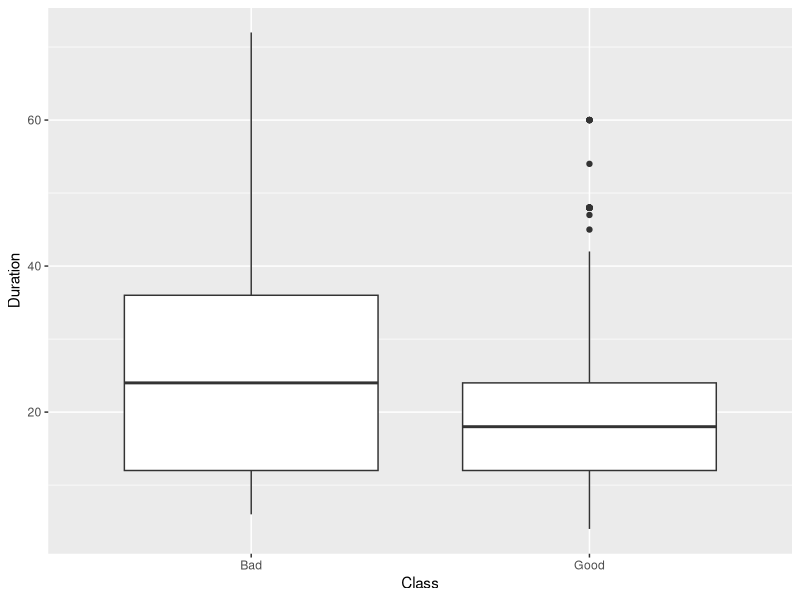
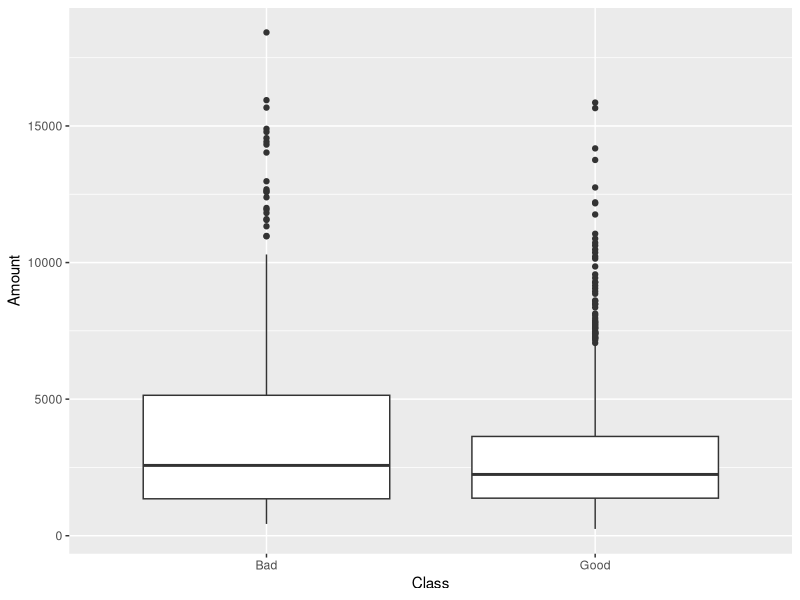
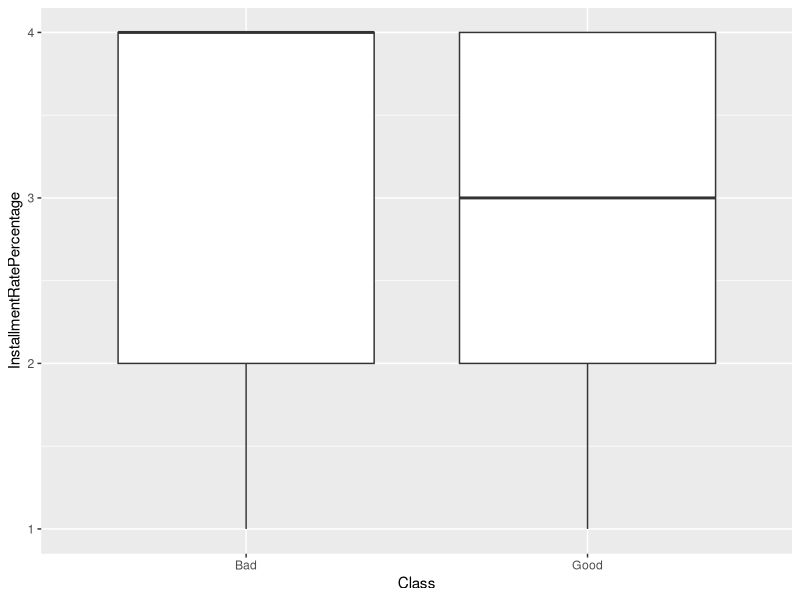
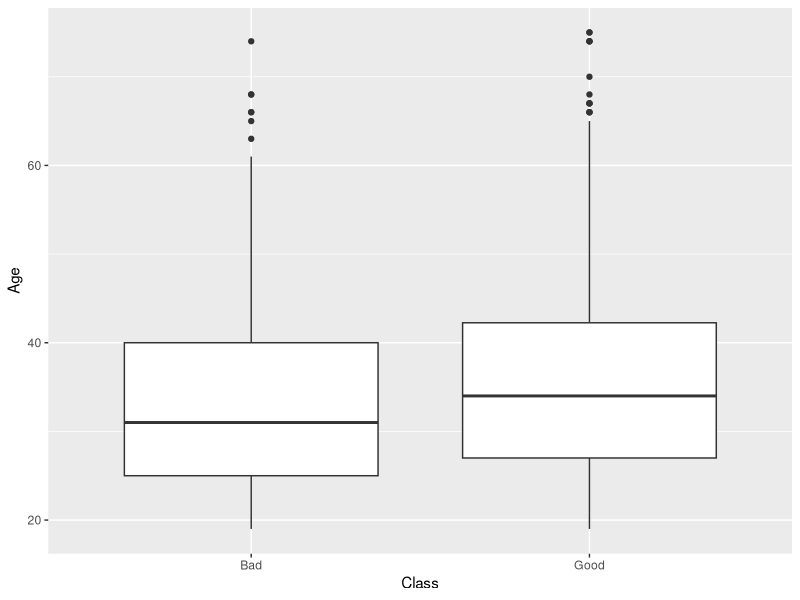
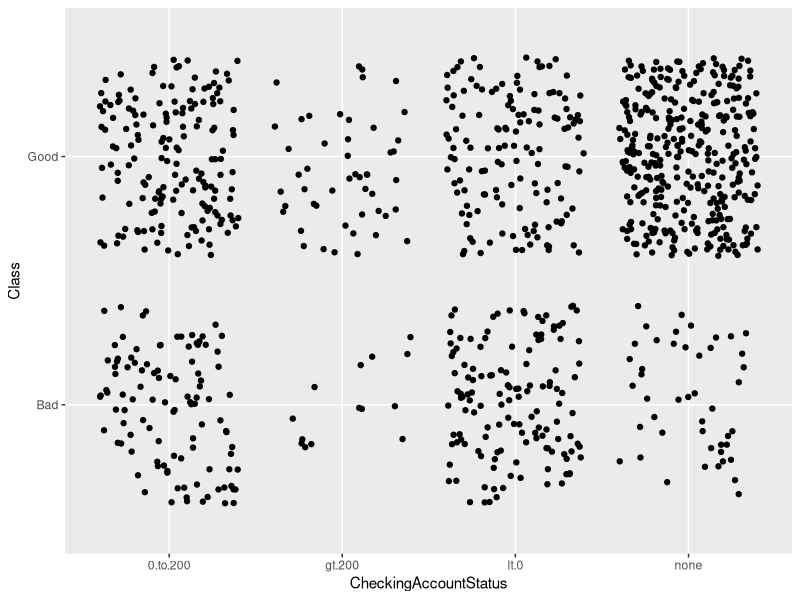
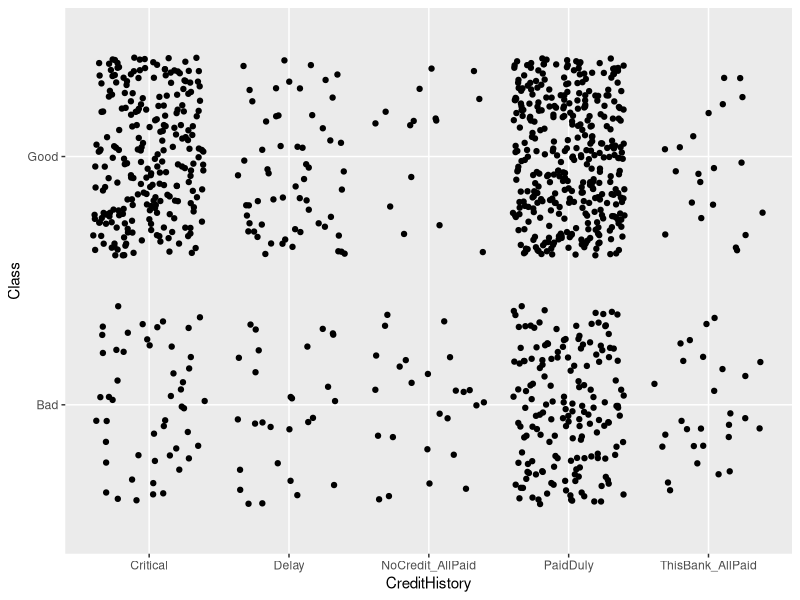
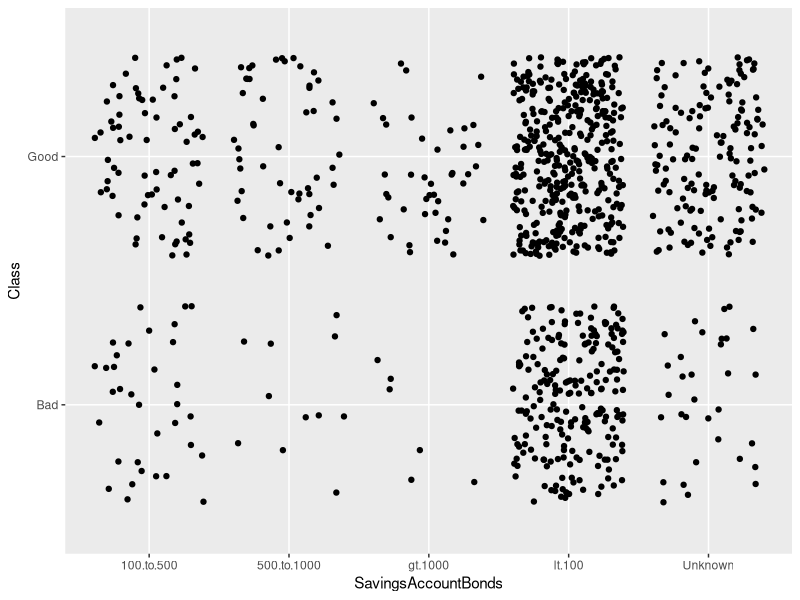
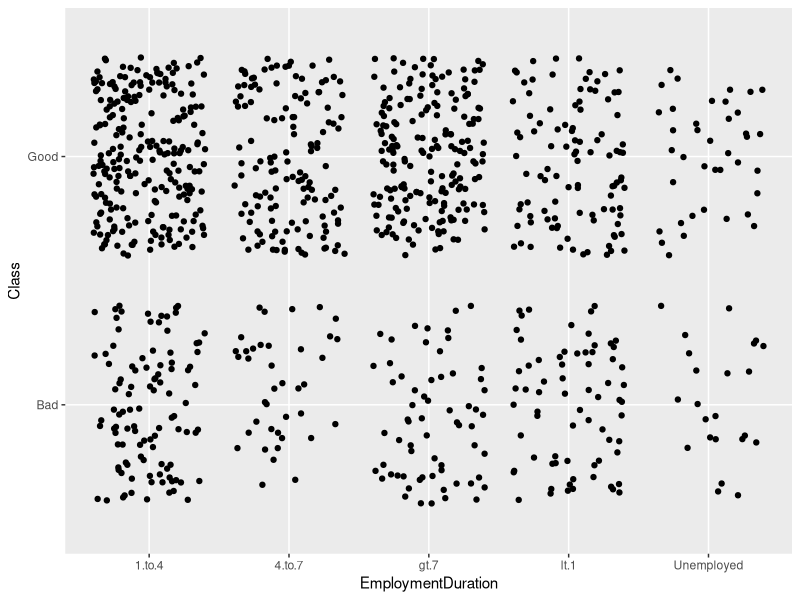

Generate these figures, in order, with R:
library(tidyverse)
library(caret)
data(GermanCredit)
GermanCredit <- as.tibble(GermanCredit)
GermanCredit <-
  select(
    GermanCredit,
    Duration,
    Amount,
    InstallmentRatePercentage,
    Age,
    Class,
    CheckingAccountStatus.lt.0,
    CheckingAccountStatus.0.to.200,
    CheckingAccountStatus.gt.200,
    CheckingAccountStatus.none,
    CreditHistory.NoCredit.AllPaid,
    CreditHistory.ThisBank.AllPaid,
    CreditHistory.PaidDuly,
    CreditHistory.Delay,
    CreditHistory.Critical,
    SavingsAccountBonds.lt.100,
    SavingsAccountBonds.100.to.500,
    SavingsAccountBonds.500.to.1000,
    SavingsAccountBonds.gt.1000,
    SavingsAccountBonds.Unknown,
    EmploymentDuration.lt.1,
    EmploymentDuration.1.to.4,
    EmploymentDuration.4.to.7,
    EmploymentDuration.gt.7,
    EmploymentDuration.Unemployed,
    Personal.Male.Divorced.Seperated,
    Personal.Female.NotSingle,
    Personal.Male.Single,
    Personal.Male.Married.Widowed,
    Personal.Female.Single,
    Housing.Rent,
    Housing.Own,
    Housing.ForFree
  )

ggplot(data = GermanCredit)+
  geom_boxplot(mapping = aes(x = Class, y = Duration))
ggsave("duration.jpg")

ggplot(data = GermanCredit)+
  geom_boxplot(mapping = aes(x = Class, y = Amount))
ggsave("Amount.jpg")

ggplot(data = GermanCredit)+
  geom_boxplot(mapping = aes(x = Class, y = InstallmentRatePercentage))
ggsave("InstallmentRatePercentage.jpg")

ggplot(data = GermanCredit)+
  geom_boxplot(mapping = aes(x = Class, y = Age))
ggsave("Age.jpg")

GermanCredit <- mutate(GermanCredit, 
                       CheckingAccountStatus = 
                         as.factor(ifelse(GermanCredit$CheckingAccountStatus.lt.0 > 0, "lt.0", 
                                   ifelse(GermanCredit$CheckingAccountStatus.0.to.200 > 0, "0.to.200",
                                   ifelse(GermanCredit$CheckingAccountStatus.gt.200 > 0, "gt.200", 
                                   ifelse(GermanCredit$CheckingAccountStatus.none > 0, "none","none"))))))
ggplot(data = GermanCredit, mapping = aes(x = CheckingAccountStatus, y = Class)) + geom_jitter()
ggsave("CheckingAccountStatus.jpg")

GermanCredit <- mutate(GermanCredit,
                       CreditHistory = 
                         as.factor(ifelse(GermanCredit$CreditHistory.Critical > 0, "Critical", 
                                   ifelse(GermanCredit$CreditHistory.Delay > 0, "Delay", 
                                   ifelse(GermanCredit$CreditHistory.NoCredit.AllPaid > 0, "NoCredit_AllPaid", 
                                   ifelse(GermanCredit$CreditHistory.PaidDuly > 0, "PaidDuly",
                                   ifelse(GermanCredit$CreditHistory.ThisBank.AllPaid > 0, "ThisBank_AllPaid", "none")))))))
ggplot(data = GermanCredit, mapping = aes(x = CreditHistory, y = Class)) + geom_jitter()
ggsave("CreditHistory.jpg")

GermanCredit <- mutate(GermanCredit,
                       SavingsAccountBonds = 
                         as.factor(ifelse(GermanCredit$SavingsAccountBonds.lt.100 > 0, "lt.100", 
                                   ifelse(GermanCredit$SavingsAccountBonds.100.to.500 > 0, "100.to.500", 
                                   ifelse(GermanCredit$SavingsAccountBonds.500.to.1000 > 0, "500.to.1000", 
                                   ifelse(GermanCredit$SavingsAccountBonds.gt.1000 > 0, "gt.1000",
                                   ifelse(GermanCredit$SavingsAccountBonds.Unknown > 0, "Unknown", "none")))))))
ggplot(data = GermanCredit, mapping = aes(x = SavingsAccountBonds, y = Class)) + geom_jitter()
ggsave("SavingsAccountBonds.jpg")

GermanCredit <- mutate(GermanCredit,
                       EmploymentDuration = 
                         as.factor(ifelse(GermanCredit$EmploymentDuration.lt.1 > 0, "lt.1", 
                                   ifelse(GermanCredit$EmploymentDuration.1.to.4 > 0, "1.to.4", 
                                   ifelse(GermanCredit$EmploymentDuration.4.to.7 > 0, "4.to.7", 
                                   ifelse(GermanCredit$EmploymentDuration.gt.7 > 0, "gt.7",
                                   ifelse(GermanCredit$EmploymentDuration.Unemployed > 0, "Unemployed", "none")))))))
ggplot(data = GermanCredit, mapping = aes(x = EmploymentDuration, y = Class)) + geom_jitter()
ggsave("EmploymentDuration.jpg")

GermanCredit <- mutate(GermanCredit,
                       Personal = 
                         as.factor(ifelse(GermanCredit$Personal.Male.Divorced.Seperated > 0, "Male.Divorced.Seperated", 
                                   ifelse(GermanCredit$Personal.Female.NotSingle > 0, "Female.NotSingle", 
                                   ifelse(GermanCredit$Personal.Male.Single > 0, "Male.Single", 
                                   ifelse(GermanCredit$Personal.Male.Married.Widowed > 0, "Male.Married.Widowed",
                                   ifelse(GermanCredit$Personal.Female.Single > 0, "Female.Single", "none")))))))
ggplot(data = GermanCredit, mapping = aes(x = Personal, y = Class)) + geom_jitter()
ggsave("Personal.jpg")

GermanCredit <- mutate(GermanCredit,
                       Housing = 
                         as.factor(ifelse(GermanCredit$Housing.Rent > 0, "Rent", 
                                   ifelse(GermanCredit$Housing.Own > 0, "Own",
                                   ifelse(GermanCredit$Housing.ForFree > 0, "ForFree", "none")))))
ggplot(data = GermanCredit, mapping = aes(x = Housing, y = Class)) + geom_jitter()
ggsave("Housing.jpg")


set.seed(121)
trainIndex <-
  createDataPartition(GermanCredit$Class,
                      p = 0.8,
                      list = FALSE,
                      times = 1)
germanTrain <- GermanCredit[trainIndex, ]
germanTest <- GermanCredit[-trainIndex, ]
scaler <- preProcess(germanTrain, method = c("center", "scale"))
germanTrain <- predict(scaler, germanTrain)
germanTest <- predict(scaler, germanTest)

knnmodel_Duration <-
  train(Class ~ Duration, data = germanTrain, method = "knn")
germanTestPredictions_Duration <-
  predict(knnmodel_Duration, germanTest)
confusionMatrix(germanTestPredictions_Duration, germanTest$Class)

knnmodel_Amount <-
  train(Class ~ Amount, data = germanTrain, method = "knn")
germanTestPredictions_Amount <-
  predict(knnmodel_Amount, germanTest)
confusionMatrix(germanTestPredictions_Amount, germanTest$Class)

knnmodel_InstallmentRatePercentage <-
  train(Class ~ InstallmentRatePercentage,
        data = germanTrain,
        method = "knn")
germanTestPredictions_InstallmentRatePercentage <-
  predict(knnmodel_InstallmentRatePercentage, germanTest)
confusionMatrix(germanTestPredictions_InstallmentRatePercentage,
                germanTest$Class)

knnmodel_Age <-
  train(Class ~ Age, data = germanTrain, method = "knn")
germanTestPredictions_Age <- predict(knnmodel_Age, germanTest)
confusionMatrix(germanTestPredictions_Age, germanTest$Class)

knnmodel_CheckingAccountStatus <-
  train(
    Class ~ CheckingAccountStatus.lt.0 +
      CheckingAccountStatus.0.to.200 +
      CheckingAccountStatus.gt.200 +
      CheckingAccountStatus.none,
    data = germanTrain,
    method = "knn"
  )
germanTestPredictions_CheckingAccountStatus <-
  predict(knnmodel_CheckingAccountStatus, germanTest)
confusionMatrix(germanTestPredictions_CheckingAccountStatus,
                germanTest$Class)

knnmodel_CreditHistory <-
  train(
    Class ~ CreditHistory.NoCredit.AllPaid +
      CreditHistory.ThisBank.AllPaid +
      CreditHistory.PaidDuly +
      CreditHistory.Delay +
      CreditHistory.Critical,
    data = germanTrain,
    method = "knn"
  )
germanTestPredictions_CreditHistory <-
  predict(knnmodel_CreditHistory, germanTest)
confusionMatrix(germanTestPredictions_CreditHistory, germanTest$Class)

knnmodel_SavingsAccountBonds <-
  train(
    Class ~ SavingsAccountBonds.lt.100 +
      SavingsAccountBonds.100.to.500 +
      SavingsAccountBonds.500.to.1000 +
      SavingsAccountBonds.gt.1000 +
      SavingsAccountBonds.Unknown,
    data = germanTrain,
    method = "knn"
  )
germanTestPredictions_SavingsAccountBonds <-
  predict(knnmodel_SavingsAccountBonds, germanTest)
confusionMatrix(germanTestPredictions_SavingsAccountBonds, germanTest$Class)

knnmodel_EmploymentDuration <-
  train(
    Class ~ EmploymentDuration.lt.1 +
      EmploymentDuration.1.to.4 +
      EmploymentDuration.4.to.7 +
      EmploymentDuration.gt.7 +
      EmploymentDuration.Unemployed,
    data = germanTrain,
    method = "knn"
  )
germanTestPredictions_EmploymentDuration <-
  predict(knnmodel_EmploymentDuration, germanTest)
confusionMatrix(germanTestPredictions_EmploymentDuration, germanTest$Class)

knnmodel_Personal <- train(
  Class ~ Personal.Male.Divorced.Seperated +
    Personal.Female.NotSingle +
    Personal.Male.Single +
    Personal.Male.Married.Widowed +
    Personal.Female.Single,
  data = germanTrain,
  method = "knn"
)
germanTestPredictions_Personal <-
  predict(knnmodel_Personal, germanTest)
confusionMatrix(germanTestPredictions_Personal, germanTest$Class)

knnmodel_Housing <- train(
  Class ~ Housing.Rent +
    Housing.Own +
    Housing.ForFree,
  data = germanTrain,
  method = "knn"
)
germanTestPredictions_Housing <-
  predict(knnmodel_Housing, germanTest)
confusionMatrix(germanTestPredictions_Housing, germanTest$Class)



#round 2


knnmodel_CreditHistory_Duration <-
  train(
    Class ~ CreditHistory.NoCredit.AllPaid +
      CreditHistory.ThisBank.AllPaid +
      CreditHistory.PaidDuly +
      CreditHistory.Delay +
      CreditHistory.Critical+
      Duration,
    data = germanTrain,
    method = "knn"
  )
germanTestPredictions_CreditHistory_Duration <-
  predict(knnmodel_CreditHistory_Duration, germanTest)
confusionMatrix(germanTestPredictions_CreditHistory_Duration, germanTest$Class)

knnmodel_CreditHistory_Amount <-
  train(
    Class ~ CreditHistory.NoCredit.AllPaid +
      CreditHistory.ThisBank.AllPaid +
      CreditHistory.PaidDuly +
      CreditHistory.Delay +
      CreditHistory.Critical+
      Amount,
    data = germanTrain,
    method = "knn"
  )
germanTestPredictions_CreditHistory_Amount <-
  predict(knnmodel_CreditHistory_Amount, germanTest)
confusionMatrix(germanTestPredictions_CreditHistory_Amount, germanTest$Class)

knnmodel_CreditHistory_InstallmentRatePercentage <-
  train(
    Class ~ CreditHistory.NoCredit.AllPaid +
      CreditHistory.ThisBank.AllPaid +
      CreditHistory.PaidDuly +
      CreditHistory.Delay +
      CreditHistory.Critical+
      InstallmentRatePercentage,
    data = germanTrain,
    method = "knn"
  )
germanTestPredictions_CreditHistory_InstallmentRatePercentage <-
  predict(knnmodel_CreditHistory_InstallmentRatePercentage, germanTest)
confusionMatrix(germanTestPredictions_CreditHistory_InstallmentRatePercentage, germanTest$Class)

knnmodel_CreditHistory_Age <-
  train(
    Class ~ CreditHistory.NoCredit.AllPaid +
      CreditHistory.ThisBank.AllPaid +
      CreditHistory.PaidDuly +
      CreditHistory.Delay +
      CreditHistory.Critical+
      Age,
    data = germanTrain,
    method = "knn"
  )
germanTestPredictions_CreditHistory_Age <-
  predict(knnmodel_CreditHistory_Age, germanTest)
confusionMatrix(germanTestPredictions_CreditHistory_Age, germanTest$Class)

knnmodel_CreditHistory_CheckingAccountStatus <-
  train(
    Class ~ CreditHistory.NoCredit.AllPaid +
      CreditHistory.ThisBank.AllPaid +
      CreditHistory.PaidDuly +
      CreditHistory.Delay +
      CreditHistory.Critical+
      CheckingAccountStatus.lt.0 +
      CheckingAccountStatus.0.to.200 +
      CheckingAccountStatus.gt.200 +
      CheckingAccountStatus.none,
    data = germanTrain,
    method = "knn"
  )
germanTestPredictions_CreditHistory_CheckingAccountStatus <-
  predict(knnmodel_CreditHistory_CheckingAccountStatus, germanTest)
confusionMatrix(germanTestPredictions_CreditHistory_CheckingAccountStatus, germanTest$Class)

knnmodel_CreditHistory_SavingsAccountBonds <-
  train(
    Class ~ CreditHistory.NoCredit.AllPaid +
      CreditHistory.ThisBank.AllPaid +
      CreditHistory.PaidDuly +
      CreditHistory.Delay +
      CreditHistory.Critical+
      SavingsAccountBonds.lt.100 +
      SavingsAccountBonds.100.to.500 +
      SavingsAccountBonds.500.to.1000 +
      SavingsAccountBonds.gt.1000 +
      SavingsAccountBonds.Unknown,
    data = germanTrain,
    method = "knn"
  )
germanTestPredictions_CreditHistory_SavingsAccountBonds <-
  predict(knnmodel_CreditHistory_SavingsAccountBonds, germanTest)
confusionMatrix(germanTestPredictions_CreditHistory_SavingsAccountBonds, germanTest$Class)

knnmodel_CreditHistory_EmploymentDuration <-
  train(
    Class ~ CreditHistory.NoCredit.AllPaid +
      CreditHistory.ThisBank.AllPaid +
      CreditHistory.PaidDuly +
      CreditHistory.Delay +
      CreditHistory.Critical+
      EmploymentDuration.lt.1 +
      EmploymentDuration.1.to.4 +
      EmploymentDuration.4.to.7 +
      EmploymentDuration.gt.7 +
      EmploymentDuration.Unemployed,
    data = germanTrain,
    method = "knn"
  )
germanTestPredictions_CreditHistory_EmploymentDuration <-
  predict(knnmodel_CreditHistory_EmploymentDuration, germanTest)
confusionMatrix(germanTestPredictions_CreditHistory_EmploymentDuration, germanTest$Class)

knnmodel_CreditHistory_Personal <-
  train(
    Class ~ CreditHistory.NoCredit.AllPaid +
      CreditHistory.ThisBank.AllPaid +
      CreditHistory.PaidDuly +
      CreditHistory.Delay +
      CreditHistory.Critical+
      Personal.Male.Divorced.Seperated +
      Personal.Female.NotSingle +
      Personal.Male.Single +
      Personal.Male.Married.Widowed +
      Personal.Female.Single,
    data = germanTrain,
    method = "knn"
  )
germanTestPredictions_CreditHistory_Personal <-
  predict(knnmodel_CreditHistory_Personal, germanTest)
confusionMatrix(germanTestPredictions_CreditHistory_Personal, germanTest$Class)

knnmodel_CreditHistory_Housing <-
  train(
    Class ~ CreditHistory.NoCredit.AllPaid +
      CreditHistory.ThisBank.AllPaid +
      CreditHistory.PaidDuly +
      CreditHistory.Delay +
      CreditHistory.Critical+
      Housing.Rent +
      Housing.Own +
      Housing.ForFree,
    data = germanTrain,
    method = "knn"
  )
germanTestPredictions_CreditHistory_Housing <-
  predict(knnmodel_CreditHistory_Housing, germanTest)
confusionMatrix(germanTestPredictions_CreditHistory_Housing, germanTest$Class)


#Round 3

knnmodel_CreditHistory_CheckingAccountStatus_Duration <-
  train(
    Class ~ CreditHistory.NoCredit.AllPaid +
      CreditHistory.ThisBank.AllPaid +
      CreditHistory.PaidDuly +
      CreditHistory.Delay +
      CreditHistory.Critical+
      CheckingAccountStatus.lt.0 +
      CheckingAccountStatus.0.to.200 +
      CheckingAccountStatus.gt.200 +
      CheckingAccountStatus.none+
      Duration,
    data = germanTrain,
    method = "knn"
  )
germanTestPredictions_CreditHistory_CheckingAccountStatus_Duration <-
  predict(knnmodel_CreditHistory_CheckingAccountStatus_Duration, germanTest)
confusionMatrix(germanTestPredictions_CreditHistory_CheckingAccountStatus_Duration, germanTest$Class)

knnmodel_CreditHistory_CheckingAccountStatus_Amount <-
  train(
    Class ~ CreditHistory.NoCredit.AllPaid +
      CreditHistory.ThisBank.AllPaid +
      CreditHistory.PaidDuly +
      CreditHistory.Delay +
      CreditHistory.Critical+
      CheckingAccountStatus.lt.0 +
      CheckingAccountStatus.0.to.200 +
      CheckingAccountStatus.gt.200 +
      CheckingAccountStatus.none+
      Amount,
    data = germanTrain,
    method = "knn"
  )
germanTestPredictions_CreditHistory_CheckingAccountStatus_Amount <-
  predict(knnmodel_CreditHistory_CheckingAccountStatus_Amount, germanTest)
confusionMatrix(germanTestPredictions_CreditHistory_CheckingAccountStatus_Amount, germanTest$Class)

knnmodel_CreditHistory_CheckingAccountStatus_InstallmentRatePercentage <-
  train(
    Class ~ CreditHistory.NoCredit.AllPaid +
      CreditHistory.ThisBank.AllPaid +
      CreditHistory.PaidDuly +
      CreditHistory.Delay +
      CreditHistory.Critical+
      CheckingAccountStatus.lt.0 +
      CheckingAccountStatus.0.to.200 +
      CheckingAccountStatus.gt.200 +
      CheckingAccountStatus.none+
      InstallmentRatePercentage,
    data = germanTrain,
    method = "knn"
  )
germanTestPredictions_CreditHistory_CheckingAccountStatus_InstallmentRatePercentage <-
  predict(knnmodel_CreditHistory_CheckingAccountStatus_InstallmentRatePercentage, germanTest)
confusionMatrix(germanTestPredictions_CreditHistory_CheckingAccountStatus_InstallmentRatePercentage, germanTest$Class)

knnmodel_CreditHistory_CheckingAccountStatus_Age <-
  train(
    Class ~ CreditHistory.NoCredit.AllPaid +
      CreditHistory.ThisBank.AllPaid +
      CreditHistory.PaidDuly +
      CreditHistory.Delay +
      CreditHistory.Critical+
      CheckingAccountStatus.lt.0 +
      CheckingAccountStatus.0.to.200 +
      CheckingAccountStatus.gt.200 +
      CheckingAccountStatus.none+
      Age ,
    data = germanTrain,
    method = "knn"
  )
germanTestPredictions_CreditHistory_CheckingAccountStatus_Age  <-
  predict(knnmodel_CreditHistory_CheckingAccountStatus_Age , germanTest)
confusionMatrix(germanTestPredictions_CreditHistory_CheckingAccountStatus_Age , germanTest$Class)

knnmodel_CreditHistory_CheckingAccountStatus_SavingsAccountBonds <-
  train(
    Class ~ CreditHistory.NoCredit.AllPaid +
      CreditHistory.ThisBank.AllPaid +
      CreditHistory.PaidDuly +
      CreditHistory.Delay +
      CreditHistory.Critical+
      CheckingAccountStatus.lt.0 +
      CheckingAccountStatus.0.to.200 +
      CheckingAccountStatus.gt.200 +
      CheckingAccountStatus.none+
      SavingsAccountBonds.lt.100 +
      SavingsAccountBonds.100.to.500 +
      SavingsAccountBonds.500.to.1000 +
      SavingsAccountBonds.gt.1000 +
      SavingsAccountBonds.Unknown,
    data = germanTrain,
    method = "knn"
  )
germanTestPredictions_CreditHistory_CheckingAccountStatus_SavingsAccountBonds <-
  predict(knnmodel_CreditHistory_CheckingAccountStatus_SavingsAccountBonds, germanTest)
confusionMatrix(germanTestPredictions_CreditHistory_CheckingAccountStatus_SavingsAccountBonds, germanTest$Class)

knnmodel_CreditHistory_CheckingAccountStatus_EmploymentDuration<-
  train(
    Class ~ CreditHistory.NoCredit.AllPaid +
      CreditHistory.ThisBank.AllPaid +
      CreditHistory.PaidDuly +
      CreditHistory.Delay +
      CreditHistory.Critical+
      CheckingAccountStatus.lt.0 +
      CheckingAccountStatus.0.to.200 +
      CheckingAccountStatus.gt.200 +
      CheckingAccountStatus.none+
      EmploymentDuration.lt.1 +
      EmploymentDuration.1.to.4 +
      EmploymentDuration.4.to.7 +
      EmploymentDuration.gt.7 +
      EmploymentDuration.Unemployed,
    data = germanTrain,
    method = "knn"
  )
germanTestPredictions_CreditHistory_CheckingAccountStatus_EmploymentDuration <-
  predict(knnmodel_CreditHistory_CheckingAccountStatus_EmploymentDuration, germanTest)
confusionMatrix(germanTestPredictions_CreditHistory_CheckingAccountStatus_EmploymentDuration, germanTest$Class)

knnmodel_CreditHistory_CheckingAccountStatus_Personal<-
  train(
    Class ~ CreditHistory.NoCredit.AllPaid +
      CreditHistory.ThisBank.AllPaid +
      CreditHistory.PaidDuly +
      CreditHistory.Delay +
      CreditHistory.Critical+
      CheckingAccountStatus.lt.0 +
      CheckingAccountStatus.0.to.200 +
      CheckingAccountStatus.gt.200 +
      CheckingAccountStatus.none+
      Personal.Male.Divorced.Seperated +
      Personal.Female.NotSingle +
      Personal.Male.Single +
      Personal.Male.Married.Widowed +
      Personal.Female.Single,
    data = germanTrain,
    method = "knn"
  )
germanTestPredictions_CreditHistory_CheckingAccountStatus_Personal <-
  predict(knnmodel_CreditHistory_CheckingAccountStatus_Personal, germanTest)
confusionMatrix(germanTestPredictions_CreditHistory_CheckingAccountStatus_Personal, germanTest$Class)

knnmodel_CreditHistory_CheckingAccountStatus_Housing<-
  train(
    Class ~ CreditHistory.NoCredit.AllPaid +
      CreditHistory.ThisBank.AllPaid +
      CreditHistory.PaidDuly +
      CreditHistory.Delay +
      CreditHistory.Critical+
      CheckingAccountStatus.lt.0 +
      CheckingAccountStatus.0.to.200 +
      CheckingAccountStatus.gt.200 +
      CheckingAccountStatus.none+
      Housing.Rent +
      Housing.Own +
      Housing.ForFree,
    data = germanTrain,
    method = "knn"
  )
germanTestPredictions_CreditHistory_CheckingAccountStatus_Housing <-
  predict(knnmodel_CreditHistory_CheckingAccountStatus_Housing, germanTest)
confusionMatrix(germanTestPredictions_CreditHistory_CheckingAccountStatus_Housing, germanTest$Class)

#Round 4

knnmodel_CreditHistory_CheckingAccountStatus_SavingsAccountBonds_Duration <-
  train(
    Class ~ CreditHistory.NoCredit.AllPaid +
      CreditHistory.ThisBank.AllPaid +
      CreditHistory.PaidDuly +
      CreditHistory.Delay +
      CreditHistory.Critical+
      CheckingAccountStatus.lt.0 +
      CheckingAccountStatus.0.to.200 +
      CheckingAccountStatus.gt.200 +
      CheckingAccountStatus.none+
      SavingsAccountBonds.lt.100 +
      SavingsAccountBonds.100.to.500 +
      SavingsAccountBonds.500.to.1000 +
      SavingsAccountBonds.gt.1000 +
      SavingsAccountBonds.Unknown +
      Duration,
    data = germanTrain,
    method = "knn"
  )
germanTestPredictions_CreditHistory_CheckingAccountStatus_SavingsAccountBonds_Duration <-
  predict(knnmodel_CreditHistory_CheckingAccountStatus_SavingsAccountBonds_Duration, germanTest)
confusionMatrix(germanTestPredictions_CreditHistory_CheckingAccountStatus_SavingsAccountBonds_Duration, 
                germanTest$Class)

knnmodel_CreditHistory_CheckingAccountStatus_SavingsAccountBonds_Amount <-
  train(
    Class ~ CreditHistory.NoCredit.AllPaid +
      CreditHistory.ThisBank.AllPaid +
      CreditHistory.PaidDuly +
      CreditHistory.Delay +
      CreditHistory.Critical+
      CheckingAccountStatus.lt.0 +
      CheckingAccountStatus.0.to.200 +
      CheckingAccountStatus.gt.200 +
      CheckingAccountStatus.none+
      SavingsAccountBonds.lt.100 +
      SavingsAccountBonds.100.to.500 +
      SavingsAccountBonds.500.to.1000 +
      SavingsAccountBonds.gt.1000 +
      SavingsAccountBonds.Unknown +
      Amount,
    data = germanTrain,
    method = "knn"
  )
germanTestPredictions_CreditHistory_CheckingAccountStatus_SavingsAccountBonds_Amount <-
  predict(knnmodel_CreditHistory_CheckingAccountStatus_SavingsAccountBonds_Amount, germanTest)
confusionMatrix(germanTestPredictions_CreditHistory_CheckingAccountStatus_SavingsAccountBonds_Amount, 
                germanTest$Class)

knnmodel_CreditHistory_CheckingAccountStatus_SavingsAccountBonds_InstallmentRatePercentage <-
  train(
    Class ~ CreditHistory.NoCredit.AllPaid +
      CreditHistory.ThisBank.AllPaid +
      CreditHistory.PaidDuly +
      CreditHistory.Delay +
      CreditHistory.Critical+
      CheckingAccountStatus.lt.0 +
      CheckingAccountStatus.0.to.200 +
      CheckingAccountStatus.gt.200 +
      CheckingAccountStatus.none+
      SavingsAccountBonds.lt.100 +
      SavingsAccountBonds.100.to.500 +
      SavingsAccountBonds.500.to.1000 +
      SavingsAccountBonds.gt.1000 +
      SavingsAccountBonds.Unknown +
      InstallmentRatePercentage,
    data = germanTrain,
    method = "knn"
  )
germanTestPredictions_CreditHistory_CheckingAccountStatus_SavingsAccountBonds_InstallmentRatePercentage <-
  predict(knnmodel_CreditHistory_CheckingAccountStatus_SavingsAccountBonds_InstallmentRatePercentage, germanTest)
confusionMatrix(germanTestPredictions_CreditHistory_CheckingAccountStatus_SavingsAccountBonds_InstallmentRatePercentage, 
                germanTest$Class)

knnmodel_CreditHistory_CheckingAccountStatus_SavingsAccountBonds_Age <-
  train(
    Class ~ CreditHistory.NoCredit.AllPaid +
      CreditHistory.ThisBank.AllPaid +
      CreditHistory.PaidDuly +
      CreditHistory.Delay +
      CreditHistory.Critical+
      CheckingAccountStatus.lt.0 +
      CheckingAccountStatus.0.to.200 +
      CheckingAccountStatus.gt.200 +
      CheckingAccountStatus.none+
      SavingsAccountBonds.lt.100 +
      SavingsAccountBonds.100.to.500 +
      SavingsAccountBonds.500.to.1000 +
      SavingsAccountBonds.gt.1000 +
      SavingsAccountBonds.Unknown +
      Age,
    data = germanTrain,
    method = "knn"
  )
germanTestPredictions_CreditHistory_CheckingAccountStatus_SavingsAccountBonds_Age <-
  predict(knnmodel_CreditHistory_CheckingAccountStatus_SavingsAccountBonds_Age, germanTest)
confusionMatrix(germanTestPredictions_CreditHistory_CheckingAccountStatus_SavingsAccountBonds_Age, 
                germanTest$Class)


knnmodel_CreditHistory_CheckingAccountStatus_SavingsAccountBonds_EmploymentDuration <-
  train(
    Class ~ CreditHistory.NoCredit.AllPaid +
      CreditHistory.ThisBank.AllPaid +
      CreditHistory.PaidDuly +
      CreditHistory.Delay +
      CreditHistory.Critical+
      CheckingAccountStatus.lt.0 +
      CheckingAccountStatus.0.to.200 +
      CheckingAccountStatus.gt.200 +
      CheckingAccountStatus.none+
      SavingsAccountBonds.lt.100 +
      SavingsAccountBonds.100.to.500 +
      SavingsAccountBonds.500.to.1000 +
      SavingsAccountBonds.gt.1000 +
      SavingsAccountBonds.Unknown +
      EmploymentDuration.lt.1 +
      EmploymentDuration.1.to.4 +
      EmploymentDuration.4.to.7 +
      EmploymentDuration.gt.7 +
      EmploymentDuration.Unemployed,
    data = germanTrain,
    method = "knn"
  )
germanTestPredictions_CreditHistory_CheckingAccountStatus_SavingsAccountBonds_EmploymentDuration <-
  predict(knnmodel_CreditHistory_CheckingAccountStatus_SavingsAccountBonds_EmploymentDuration, germanTest)
confusionMatrix(germanTestPredictions_CreditHistory_CheckingAccountStatus_SavingsAccountBonds_EmploymentDuration, 
                germanTest$Class)

knnmodel_CreditHistory_CheckingAccountStatus_SavingsAccountBonds_Personal <-
  train(
    Class ~ CreditHistory.NoCredit.AllPaid +
      CreditHistory.ThisBank.AllPaid +
      CreditHistory.PaidDuly +
      CreditHistory.Delay +
      CreditHistory.Critical+
      CheckingAccountStatus.lt.0 +
      CheckingAccountStatus.0.to.200 +
      CheckingAccountStatus.gt.200 +
      CheckingAccountStatus.none+
      SavingsAccountBonds.lt.100 +
      SavingsAccountBonds.100.to.500 +
      SavingsAccountBonds.500.to.1000 +
      SavingsAccountBonds.gt.1000 +
      SavingsAccountBonds.Unknown +
      Personal.Male.Divorced.Seperated +
      Personal.Female.NotSingle +
      Personal.Male.Single +
      Personal.Male.Married.Widowed +
      Personal.Female.Single,
    data = germanTrain,
    method = "knn"
  )
germanTestPredictions_CreditHistory_CheckingAccountStatus_SavingsAccountBonds_Personal <-
  predict(knnmodel_CreditHistory_CheckingAccountStatus_SavingsAccountBonds_Personal, germanTest)
confusionMatrix(germanTestPredictions_CreditHistory_CheckingAccountStatus_SavingsAccountBonds_Personal, 
                germanTest$Class)

knnmodel_CreditHistory_CheckingAccountStatus_SavingsAccountBonds_Housing <-
  train(
    Class ~ CreditHistory.NoCredit.AllPaid +
      CreditHistory.ThisBank.AllPaid +
      CreditHistory.PaidDuly +
      CreditHistory.Delay +
      CreditHistory.Critical+
      CheckingAccountStatus.lt.0 +
      CheckingAccountStatus.0.to.200 +
      CheckingAccountStatus.gt.200 +
      CheckingAccountStatus.none+
      SavingsAccountBonds.lt.100 +
      SavingsAccountBonds.100.to.500 +
      SavingsAccountBonds.500.to.1000 +
      SavingsAccountBonds.gt.1000 +
      SavingsAccountBonds.Unknown +
      Housing.Rent +
      Housing.Own +
      Housing.ForFree,
    data = germanTrain,
    method = "knn"
  )
germanTestPredictions_CreditHistory_CheckingAccountStatus_SavingsAccountBonds_Housing <-
  predict(knnmodel_CreditHistory_CheckingAccountStatus_SavingsAccountBonds_Housing, germanTest)
confusionMatrix(germanTestPredictions_CreditHistory_CheckingAccountStatus_SavingsAccountBonds_Housing, 
                germanTest$Class)

#Round 5

knnmodel_CreditHistory_CheckingAccountStatus_SavingsAccountBonds_InstallmentRatePercentage_Duration <-
  train(
    Class ~ CreditHistory.NoCredit.AllPaid +
      CreditHistory.ThisBank.AllPaid +
      CreditHistory.PaidDuly +
      CreditHistory.Delay +
      CreditHistory.Critical+
      CheckingAccountStatus.lt.0 +
      CheckingAccountStatus.0.to.200 +
      CheckingAccountStatus.gt.200 +
      CheckingAccountStatus.none+
      SavingsAccountBonds.lt.100 +
      SavingsAccountBonds.100.to.500 +
      SavingsAccountBonds.500.to.1000 +
      SavingsAccountBonds.gt.1000 +
      SavingsAccountBonds.Unknown +
      InstallmentRatePercentage+
      Duration,
    data = germanTrain,
    method = "knn"
  )
germanTestPredictions_CreditHistory_CheckingAccountStatus_SavingsAccountBonds_InstallmentRatePercentage_Duration <-
  predict(knnmodel_CreditHistory_CheckingAccountStatus_SavingsAccountBonds_InstallmentRatePercentage_Duration, germanTest)
confusionMatrix(germanTestPredictions_CreditHistory_CheckingAccountStatus_SavingsAccountBonds_InstallmentRatePercentage_Duration, 
                germanTest$Class)

knnmodel_CreditHistory_CheckingAccountStatus_SavingsAccountBonds_InstallmentRatePercentage_Amount <-
  train(
    Class ~ CreditHistory.NoCredit.AllPaid +
      CreditHistory.ThisBank.AllPaid +
      CreditHistory.PaidDuly +
      CreditHistory.Delay +
      CreditHistory.Critical+
      CheckingAccountStatus.lt.0 +
      CheckingAccountStatus.0.to.200 +
      CheckingAccountStatus.gt.200 +
      CheckingAccountStatus.none+
      SavingsAccountBonds.lt.100 +
      SavingsAccountBonds.100.to.500 +
      SavingsAccountBonds.500.to.1000 +
      SavingsAccountBonds.gt.1000 +
      SavingsAccountBonds.Unknown +
      InstallmentRatePercentage+
      Amount,
    data = germanTrain,
    method = "knn"
  )
germanTestPredictions_CreditHistory_CheckingAccountStatus_SavingsAccountBonds_InstallmentRatePercentage_Amount <-
  predict(knnmodel_CreditHistory_CheckingAccountStatus_SavingsAccountBonds_InstallmentRatePercentage_Amount, germanTest)
confusionMatrix(germanTestPredictions_CreditHistory_CheckingAccountStatus_SavingsAccountBonds_InstallmentRatePercentage_Amount, 
                germanTest$Class)

knnmodel_CreditHistory_CheckingAccountStatus_SavingsAccountBonds_InstallmentRatePercentage_Age <-
  train(
    Class ~ CreditHistory.NoCredit.AllPaid +
      CreditHistory.ThisBank.AllPaid +
      CreditHistory.PaidDuly +
      CreditHistory.Delay +
      CreditHistory.Critical+
      CheckingAccountStatus.lt.0 +
      CheckingAccountStatus.0.to.200 +
      CheckingAccountStatus.gt.200 +
      CheckingAccountStatus.none+
      SavingsAccountBonds.lt.100 +
      SavingsAccountBonds.100.to.500 +
      SavingsAccountBonds.500.to.1000 +
      SavingsAccountBonds.gt.1000 +
      SavingsAccountBonds.Unknown +
      InstallmentRatePercentage+
      Age,
    data = germanTrain,
    method = "knn"
  )
germanTestPredictions_CreditHistory_CheckingAccountStatus_SavingsAccountBonds_InstallmentRatePercentage_Age <-
  predict(knnmodel_CreditHistory_CheckingAccountStatus_SavingsAccountBonds_InstallmentRatePercentage_Age, germanTest)
confusionMatrix(germanTestPredictions_CreditHistory_CheckingAccountStatus_SavingsAccountBonds_InstallmentRatePercentage_Age, 
                germanTest$Class)


knnmodel_CreditHistory_CheckingAccountStatus_SavingsAccountBonds_InstallmentRatePercentage_EmploymentDuration <-
  train(
    Class ~ CreditHistory.NoCredit.AllPaid +
      CreditHistory.ThisBank.AllPaid +
      CreditHistory.PaidDuly +
      CreditHistory.Delay +
      CreditHistory.Critical+
      CheckingAccountStatus.lt.0 +
      CheckingAccountStatus.0.to.200 +
      CheckingAccountStatus.gt.200 +
      CheckingAccountStatus.none+
      SavingsAccountBonds.lt.100 +
      SavingsAccountBonds.100.to.500 +
      SavingsAccountBonds.500.to.1000 +
      SavingsAccountBonds.gt.1000 +
      SavingsAccountBonds.Unknown +
      InstallmentRatePercentage+
      EmploymentDuration.lt.1 +
      EmploymentDuration.1.to.4 +
      EmploymentDuration.4.to.7 +
      EmploymentDuration.gt.7 +
      EmploymentDuration.Unemployed,
    data = germanTrain,
    method = "knn"
  )
germanTestPredictions_CreditHistory_CheckingAccountStatus_SavingsAccountBonds_InstallmentRatePercentage_EmploymentDuration <-
  predict(knnmodel_CreditHistory_CheckingAccountStatus_SavingsAccountBonds_InstallmentRatePercentage_EmploymentDuration, germanTest)
confusionMatrix(germanTestPredictions_CreditHistory_CheckingAccountStatus_SavingsAccountBonds_InstallmentRatePercentage_EmploymentDuration, 
                germanTest$Class)


knnmodel_CreditHistory_CheckingAccountStatus_SavingsAccountBonds_InstallmentRatePercentage_Personal <-
  train(
    Class ~ CreditHistory.NoCredit.AllPaid +
      CreditHistory.ThisBank.AllPaid +
      CreditHistory.PaidDuly +
      CreditHistory.Delay +
      CreditHistory.Critical+
      CheckingAccountStatus.lt.0 +
      CheckingAccountStatus.0.to.200 +
      CheckingAccountStatus.gt.200 +
      CheckingAccountStatus.none+
      SavingsAccountBonds.lt.100 +
      SavingsAccountBonds.100.to.500 +
      SavingsAccountBonds.500.to.1000 +
      SavingsAccountBonds.gt.1000 +
      SavingsAccountBonds.Unknown +
      InstallmentRatePercentage+
      Personal.Male.Divorced.Seperated +
      Personal.Female.NotSingle +
      Personal.Male.Single +
      Personal.Male.Married.Widowed +
      Personal.Female.Single,
    data = germanTrain,
    method = "knn"
  )
germanTestPredictions_CreditHistory_CheckingAccountStatus_SavingsAccountBonds_InstallmentRatePercentage_Personal <-
  predict(knnmodel_CreditHistory_CheckingAccountStatus_SavingsAccountBonds_InstallmentRatePercentage_Personal, germanTest)
confusionMatrix(germanTestPredictions_CreditHistory_CheckingAccountStatus_SavingsAccountBonds_InstallmentRatePercentage_Personal, 
                germanTest$Class)


knnmodel_CreditHistory_CheckingAccountStatus_SavingsAccountBonds_InstallmentRatePercentage_Housing <-
  train(
    Class ~ CreditHistory.NoCredit.AllPaid +
      CreditHistory.ThisBank.AllPaid +
      CreditHistory.PaidDuly +
      CreditHistory.Delay +
      CreditHistory.Critical+
      CheckingAccountStatus.lt.0 +
      CheckingAccountStatus.0.to.200 +
      CheckingAccountStatus.gt.200 +
      CheckingAccountStatus.none+
      SavingsAccountBonds.lt.100 +
      SavingsAccountBonds.100.to.500 +
      SavingsAccountBonds.500.to.1000 +
      SavingsAccountBonds.gt.1000 +
      SavingsAccountBonds.Unknown +
      InstallmentRatePercentage+
      Housing.Rent +
      Housing.Own +
      Housing.ForFree,
    data = germanTrain,
    method = "knn"
  )
germanTestPredictions_CreditHistory_CheckingAccountStatus_SavingsAccountBonds_InstallmentRatePercentage_Housing <-
  predict(knnmodel_CreditHistory_CheckingAccountStatus_SavingsAccountBonds_InstallmentRatePercentage_Housing, germanTest)
confusionMatrix(germanTestPredictions_CreditHistory_CheckingAccountStatus_SavingsAccountBonds_InstallmentRatePercentage_Housing, 
                germanTest$Class)
